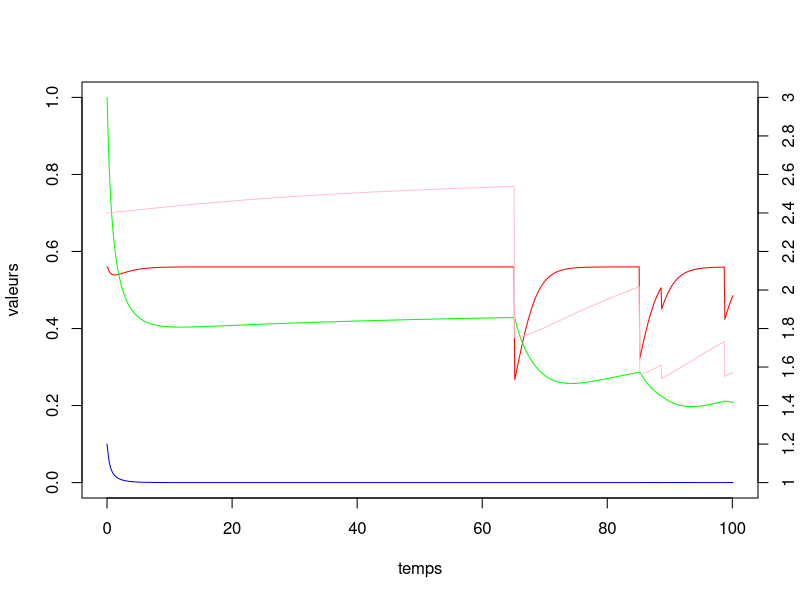

Source code (R):
#Ceci est un test pour un modèle avec les ouragans sans utiliser la fonction ode()

corailstochastique <- function (R0,f,lambda=1/30,impact=2,dt=1){
  #on instaure une étendue de temps
  tmax <- 100
  t <- 0
  #le temps au dernier ouragan
  to <- 0
  
  #on pose les valeurs de départ et les paramètres
  C <- 0.56
  M <- 0.1
  Y <- 0.43
  R <- R0
  P <- 1
  a<-0.1
  g<-0.8
  d<-0.44
  r<-1
  f<-f
  s<-0.49
  ca<--(3.21)
  cb<-3.65
  kmax<-17.745
  delta<-4.557
  v<-0.9877
  hG<-0.03
  hE<-0.01
  o <- 0.05
  mH <- 0.8
  
  
  #on initie les vecteurs de résultats
  vecC <- C
  vecM <- M
  vecY <- Y
  vecR <- R
  vecP <- P
  
  
  while (t<=tmax){
    
    #on effectue le tirage pour déterminer si il y a ou pas ouragan
    ouragan <- pmin(rpois(1,lambda*dt),1)
    #si oui ou non, on ajuste dq
    if (ouragan==1){
      
      #on calcule le temps depuis le dernier ouragan
      te <- t - to
      
      #on sauve le nouveau temps de dernier ouragan
      to <- t
      
      #on calcule F
      F <- pmin(0.0512 + 0.0176*te, 0.5)
      
      #différents dommage selon valeur d'impact
      if (impact==3){
        #on calcule les dommages d'un fort ouragan
        dommC <- C*(F + o*runif(1))
        dommM <- M*mH
        dommR <- (R-1)*0.5
      }
      if (impact==2){
        #on calcule les dommages d'un moyen ouragan
        dommC <- C*(F + o*runif(1))
        dommM <- M*mH
        dommR <- (R-1)*(F + o*runif(1))
      }
      if (impact==1){
        #on calcule les dommages d'un faible ouragan
        #dommC <- C*(F + o*runif(1))
        dommC <- 0
        dommM <- M*mH
        dommR <- (R-1)*0.05
      }
    }else{
      dommC <- 0
      dommM <- 0
      dommR <- 0
    }
    
    #on calcule les changements
    dM <- (a*dt)*M*C - ((1*dt)*P*M/(M+Y)) + (g*dt)*M*Y - dommM
    dC <- (r*dt)*Y*C - (d*dt)*C - (a*dt)*M*C - dommC
    dP <- s*dt*P*(1 - (P/((((ca+cb*R)/kmax)*((delta*(M+Y))/(1+v*(M+Y))))))) -(f*s*dt)*P 
    dR <- (hG*dt)*C*(3 - R) - (hE*dt)*(1 - C)*(R - 1) - dommR
    #dY <- 0 - dM - dC 
    
    #on effectue les changements
    M <- pmax(M + dM,0.0001)
    C <- pmax(C + dC,0.0001)
    #Y <- Y + dY
    Y <- 1 - M - C
    R <- R + dR
    P <- pmax(P + dP, 0.0001)
    
    #on sauve les nouvelles valeurs dans leur vecteurs
    vecC <- c(vecC,C)
    vecM <- c(vecM,M)
    vecY <- c(vecY,Y)
    vecR <- c(vecR,R)
    vecP <- c(vecP,P)
    
    #on fait avancer le temps
    t <- t + dt
  }
  plot(seq(0,tmax+dt,dt),vecC, type="l", col="red", ylim=c(0,1), xlab= "temps", ylab="valeurs")
  axis(side = 4,at= seq(0,1,0.1),labels = seq(1,3,0.2), )
  lines(seq(0,tmax+dt,dt),vecM, col="blue")
  lines(seq(0,tmax+dt,dt),vecP, col="green")
  lines(seq(0,tmax+dt,dt),(vecR-1)/2, col="pink")
  #print(vecM)
}


corailstochastique(R0=2.4, f= 0.1, lambda = 1/9,impact = 2,dt=0.1)

